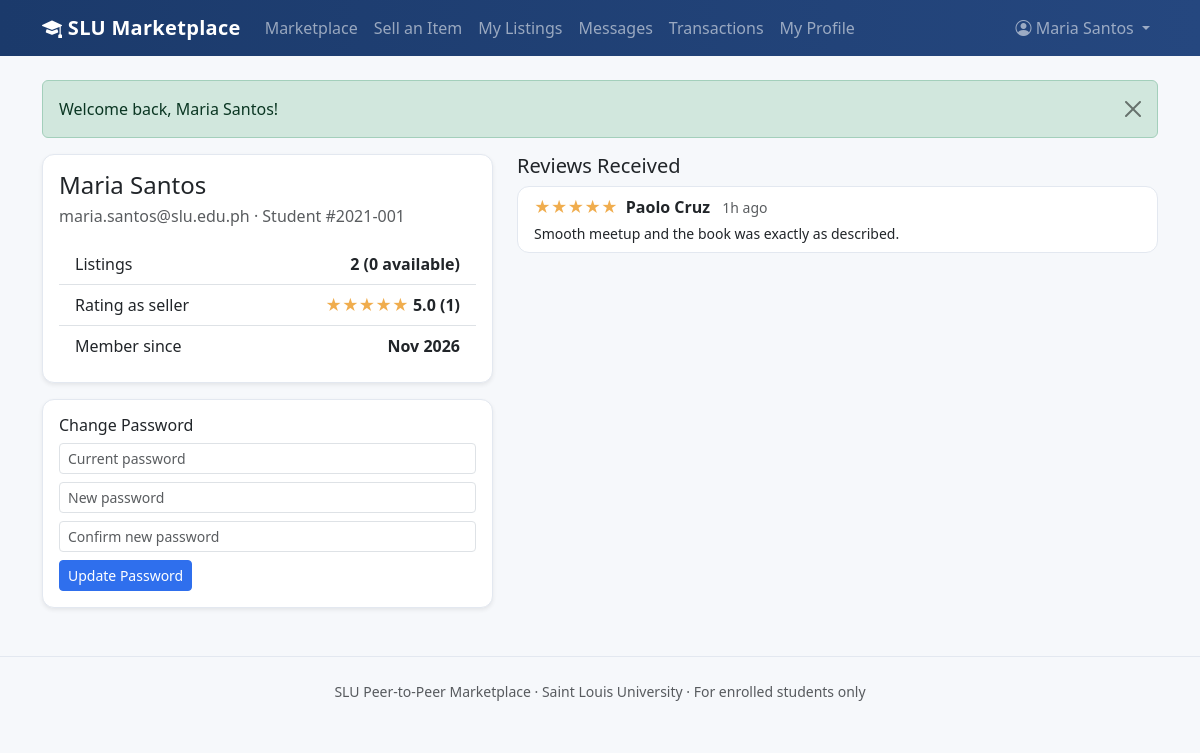
/slu-marketplace/profile.php (signed in), run on the app's committed database.
### tables this page shows
CREATE TABLE `users` (
  `user_id` bigint NOT NULL AUTO_INCREMENT,
  `created_at` datetime(6) NOT NULL,
  `email` varchar(150) NOT NULL,
  `full_name` varchar(150) NOT NULL,
  `password_hash` varchar(255) NOT NULL,
  `role` varchar(20) NOT NULL,
  `student_number` varchar(50) NOT NULL,
  PRIMARY KEY (`user_id`),
  UNIQUE KEY `UK6th577uijqxjb16etmo0jciob` (`student_number`),
  UNIQUE KEY `UK6dotkott2kjsp8vw4d0m25fb7` (`email`)
);

CREATE TABLE `reviews` (
  `review_id` bigint NOT NULL AUTO_INCREMENT,
  `created_at` datetime(6) NOT NULL,
  `feedback` varchar(1000) DEFAULT NULL,
  `rating` int NOT NULL,
  `reviewed_user_id` bigint NOT NULL,
  `reviewer_id` bigint NOT NULL,
  `transaction_id` bigint NOT NULL,
  PRIMARY KEY (`review_id`),
  UNIQUE KEY `UKe5kxmugnxd4qawk2sxn9ky5qt` (`transaction_id`,`reviewer_id`),
  KEY `FK6m1kr6qopmdr9icvailpjx8xf` (`reviewed_user_id`),
  KEY `FKd1isgfajhtdl8mgg29up6mofi` (`reviewer_id`),
  CONSTRAINT `FK6m1kr6qopmdr9icvailpjx8xf` FOREIGN KEY (`reviewed_user_id`) REFERENCES `users` (`user_id`),
  CONSTRAINT `FKd1isgfajhtdl8mgg29up6mofi` FOREIGN KEY (`reviewer_id`) REFERENCES `users` (`user_id`),
  CONSTRAINT `FKkaqv178xysaxtwl8vo0vyb9cs` FOREIGN KEY (`transaction_id`) REFERENCES `transactions` (`transaction_id`)
);

### slu-marketplace/includes/functions.php (called while the page is built, shortened)
<?php
require_once __DIR__ . '/../config/database.php';
function e(?string $s): string {
    return htmlspecialchars((string)$s, ENT_QUOTES, 'UTF-8');
}
function app_base(): string {
    static $base = null;
    if ($base !== null) return $base;
    $sn = str_replace('\\', '/', $_SERVER['SCRIPT_NAME'] ?? '/index.php');
    $marker = 'slu-marketplace/';
    $pos = strpos($sn, $marker);
    if ($pos !== false) {
        $rel = substr($sn, $pos + strlen($marker));
        $base = str_repeat('../', substr_count($rel, '/'));
    } else {
        $dir = trim(dirname($sn), '/');
        $base = ($dir === '' || $dir === '.') ? '' : str_repeat('../', substr_count($dir, '/') + 1);
    }
    return $base;
}
function url(string $path = ''): string {
    return app_base() . ltrim($path, '/');
}
function flash(string $key, $value = null) {
    if ($value === null) {
        $v = $_SESSION['flash'][$key] ?? null;
        return $v;
    }
}
function current_user(): ?array {
    static $user = null;
    static $loaded = false;
    if (!$loaded) {
        $loaded = true;
        if (!empty($_SESSION['user_id'])) {
            require_once __DIR__ . '/../models/User.php';
            $user = User::findById((int)$_SESSION['user_id']);
        }
    }
    return $user;
}
function is_logged_in(): bool {
    return current_user() !== null;
}
function is_admin(): bool {
    $u = current_user();
    return $u !== null && $u['role'] === 'admin';
}
function require_login(): void {
    if (!is_logged_in()) {
        flash('errors', ['Please log in to continue.']);
        redirect(url('login.php'));
    }
}
function time_ago(string $datetime): string {
    $ts = strtotime($datetime);
    $diff = time() - $ts;
    if ($diff < 86400) return floor($diff / 3600) . 'h ago';
    return date('M j, Y', $ts);
}
function star_rating(float $rating): string {
    $full = (int)round($rating);
    $out = '';
    for ($i = 1; $i <= 5; $i++) {
        $out .= $i <= $full ? '★' : '☆';
    }
    return $out;
}

### slu-marketplace/config/database.php (called while the page is built, shortened)
<?php
function db(): PDO {
    static $pdo = null;
    if ($pdo === null) {
        $dsn = 'mysql:host=' . DB_HOST . ';dbname=' . DB_NAME . ';charset=' . DB_CHARSET;
        $pdo = new PDO($dsn, DB_USER, DB_PASS, [
            PDO::ATTR_ERRMODE            => PDO::ERRMODE_EXCEPTION,
            PDO::ATTR_DEFAULT_FETCH_MODE => PDO::FETCH_ASSOC,
            PDO::ATTR_EMULATE_PREPARES   => false,
        ]);
    }
    return $pdo;
}

### slu-marketplace/models/User.php (called while the page is built, shortened)
<?php
require_once __DIR__ . '/../includes/functions.php';
class User {
    public static function findById(int $id): ?array {
        $stmt = db()->prepare('SELECT * FROM users WHERE user_id = ?');
        $stmt->execute([$id]);
        return $stmt->fetch() ?: null;
    }
    public static function ratingStats(int $userId): array {
        $stmt = db()->prepare(
            'SELECT AVG(rating) avg_rating, COUNT(*) cnt
             FROM reviews WHERE reviewed_user_id = ?'
        );
        $stmt->execute([$userId]);
        $row = $stmt->fetch();
        return ['avg' => $row['avg_rating'] !== null ? (float)$row['avg_rating'] : 0.0,
                'count' => (int)$row['cnt']];
    }
}

### slu-marketplace/middleware/auth.php (called while the page is built)
<?php
require_once __DIR__ . '/../includes/functions.php';
require_login();

### slu-marketplace/models/Listing.php (called while the page is built, shortened)
<?php
require_once __DIR__ . '/../includes/functions.php';
class Listing {
    public static function bySeller(int $sellerId): array {
        $stmt = db()->prepare(
            'SELECT * FROM listings WHERE seller_id = ? ORDER BY created_at DESC'
        );
        $stmt->execute([$sellerId]);
        return $stmt->fetchAll();
    }
}

### slu-marketplace/models/Review.php (called while the page is built, shortened)
<?php
require_once __DIR__ . '/../includes/functions.php';
class Review {
    public static function forUser(int $userId, int $limit = 20): array {
        $stmt = db()->prepare(
            'SELECT r.*, u.full_name AS reviewer_name, t.transaction_id
             FROM reviews r
             JOIN users u ON u.user_id = r.reviewer_id
             JOIN transactions t ON t.transaction_id = r.transaction_id
             WHERE r.reviewed_user_id = ?
             ORDER BY r.created_at DESC LIMIT ' . (int)$limit
        );
        $stmt->execute([$userId]);
        return $stmt->fetchAll();
    }
}

### slu-marketplace/profile.php (the view, shortened to what this page needs)
<?php
require_once __DIR__ . '/middleware/auth.php';
require_once __DIR__ . '/models/User.php';
require_once __DIR__ . '/models/Listing.php';
require_once __DIR__ . '/models/Review.php';
$me = current_user();
$stats = User::ratingStats((int)$me['user_id']);
$myListings = Listing::bySeller((int)$me['user_id']);
$available = count(array_filter($myListings, fn($l) => $l['status'] === 'available'));
$reviews = Review::forUser((int)$me['user_id'], 50);
require __DIR__ . '/includes/header.php';
?>
<div class="row">
  <div class="col-lg-5 mb-4">
    <div class="card shadow-sm">
      <div class="card-body">
        <h4 class="mb-1"><?= e($me['full_name']) ?></h4>
        <p class="text-muted mb-3"><?= e($me['email']) ?> · Student #<?= e($me['student_number']) ?></p>
        <ul class="list-group list-group-flush">
          <li class="list-group-item d-flex justify-content-between">
            <span>Listings</span><strong><?= count($myListings) ?> (<?= $available ?> available)</strong>
          </li>
          <li class="list-group-item d-flex justify-content-between">
            <span>Rating as seller</span>
            <strong><span class="text-warning"><?= star_rating($stats['avg']) ?></span>
              <?= $stats['avg'] > 0 ? number_format($stats['avg'], 1) : '—' ?> (<?= $stats['count'] ?>)</strong>
          </li>
          <li class="list-group-item d-flex justify-content-between">
            <span>Member since</span><strong><?= date('M Y', strtotime($me['created_at'])) ?></strong>
          </li>
        </ul>
      </div>
    </div>
    <div class="card shadow-sm mt-3">
      <div class="card-body">
        <h6>Change Password</h6>
        <form method="post">
          <div class="mb-2">
            <input type="password" name="current_password" class="form-control form-control-sm" placeholder="Current password" required>
          </div>
          <div class="mb-2">
            <input type="password" name="new_password" class="form-control form-control-sm" placeholder="New password" required minlength="6">
          </div>
          <div class="mb-2">
            <input type="password" name="confirm_password" class="form-control form-control-sm" placeholder="Confirm new password" required minlength="6">
          </div>
          <button class="btn btn-sm btn-primary">Update Password</button>
        </form>
      </div>
    </div>
  </div>
  <div class="col-lg-7">
    <h5>Reviews Received</h5>
    <?php if (!$reviews): ?>
      <p class="text-muted">No reviews yet. Complete a transaction to start earning ratings.</p>
    <?php else: foreach ($reviews as $r): ?>
      <div class="card mb-2">
        <div class="card-body py-2">
          <span class="text-warning"><?= star_rating((float)$r['rating']) ?></span>
          <strong class="ms-1"><?= e($r['reviewer_name']) ?></strong>
          <span class="text-muted small ms-2"><?= time_ago($r['created_at']) ?></span>
          <?php if ($r['feedback']): ?><div class="small mt-1"><?= e($r['feedback']) ?></div><?php endif; ?>
        </div>
      </div>
    <?php endforeach; endif; ?>
  </div>
</div>
<?php require __DIR__ . '/includes/footer.php'; ?>

### slu-marketplace/includes/header.php (shortened to what this page needs)
<?php
$user = current_user();
$flash_success = flash('success');
?>
<!DOCTYPE html>
<html lang="en">
<head>
<link href="https://cdn.jsdelivr.net/npm/bootstrap@5.3.3/dist/css/bootstrap.min.css" rel="stylesheet">
<link href="https://cdn.jsdelivr.net/npm/bootstrap-icons@1.11.3/font/bootstrap-icons.min.css" rel="stylesheet">
<link href="<?= url('assets/css/style.css') ?>" rel="stylesheet">
</head>
<body>
<nav class="navbar navbar-expand-lg navbar-dark slu-navbar sticky-top">
  <div class="container">
    <a class="navbar-brand fw-bold" href="<?= url('index.php') ?>">
      <i class="bi bi-mortarboard-fill"></i> SLU Marketplace
    </a>
    <div class="collapse navbar-collapse" id="nav">
      <ul class="navbar-nav me-auto">
        <li class="nav-item"><a class="nav-link" href="<?= url('index.php') ?>">Marketplace</a></li>
        <?php if (is_logged_in()): ?>
          <?php if (is_admin()): ?>
            <li class="nav-item"><a class="nav-link" href="<?= url('admin/index.php') ?>">Dashboard</a></li>
            <li class="nav-item"><a class="nav-link" href="<?= url('admin/users.php') ?>">Users</a></li>
            <li class="nav-item"><a class="nav-link" href="<?= url('admin/listings.php') ?>">Listings</a></li>
            <li class="nav-item"><a class="nav-link" href="<?= url('admin/reports.php') ?>">Reports</a></li>
          <?php else: ?>
            <li class="nav-item"><a class="nav-link" href="<?= url('listings/create.php') ?>">Sell an Item</a></li>
            <li class="nav-item"><a class="nav-link" href="<?= url('listings/mine.php') ?>">My Listings</a></li>
            <li class="nav-item"><a class="nav-link" href="<?= url('messages/index.php') ?>">Messages</a></li>
            <li class="nav-item"><a class="nav-link" href="<?= url('transactions/index.php') ?>">Transactions</a></li>
            <li class="nav-item"><a class="nav-link" href="<?= url('profile.php') ?>">My Profile</a></li>
          <?php endif; ?>
        <?php endif; ?>
      </ul>
      <ul class="navbar-nav">
        <?php if (is_logged_in()): ?>
          <li class="nav-item dropdown">
            <a class="nav-link dropdown-toggle" href="#" data-bs-toggle="dropdown">
              <i class="bi bi-person-circle"></i> <?= e($user['full_name']) ?>
            </a>
          </li>
        <?php else: ?>
          <li class="nav-item"><a class="nav-link" href="<?= url('login.php') ?>">Login</a></li>
          <li class="nav-item"><a class="btn btn-light btn-sm ms-2 align-self-center" href="<?= url('register.php') ?>">Register</a></li>
        <?php endif; ?>
      </ul>
    </div>
  </div>
</nav>
<main class="container py-4" style="min-height:70vh">
<?php if ($flash_success): ?>
  <div class="alert alert-success alert-dismissible fade show">
    <?php foreach ((array)$flash_success as $msg): ?><div><?= e($msg) ?></div><?php endforeach; ?>
    <button type="button" class="btn-close" data-bs-dismiss="alert"></button>
  </div>
<?php endif; ?>

### slu-marketplace/includes/footer.php (shortened to what this page needs)
</main>
<footer class="slu-footer text-center text-muted py-4 small">
  <div class="container">
    SLU Peer-to-Peer Marketplace · Saint Louis University · For enrolled students only
  </div>
</footer>
</body>
</html>

### slu-marketplace/assets/css/style.css (style rules this page uses)
:root { --slu-navy: #1b3a6b; --slu-blue: #2f6fed; --slu-light: #eef3fb; }
body { background: #f6f8fb; font-family: "Segoe UI", system-ui, -apple-system, sans-serif; }
.slu-navbar { background: linear-gradient(90deg, var(--slu-navy), #25477f); }
.slu-navbar .navbar-brand { letter-spacing: .3px; }
.slu-navbar .nav-link { font-weight: 500; }
.slu-footer { border-top: 1px solid #e3e8f0; }
.card { border: 1px solid #e3e8f0; border-radius: 12px; }
.btn-primary { background: var(--slu-blue); border-color: var(--slu-blue); }
.text-warning { color: #f0ad4e !important; }

### data on the page
users: full_name "Maria Santos", email "maria.santos@slu.edu.ph", student_number "2021-001", created_at "Nov 2026"
reviews: rating "★★★★★", reviewer.full_name "Paolo Cruz", created_at "1h ago", feedback "Smooth meetup and the book was exactly as described."

### other printed values
$msg "Welcome back, Maria Santos!"
count($myListings) "2"
$available "0"
star_rating($stats['avg']) "★★★★★"
$stats['avg'] "5.0"
$stats['count'] "1"
